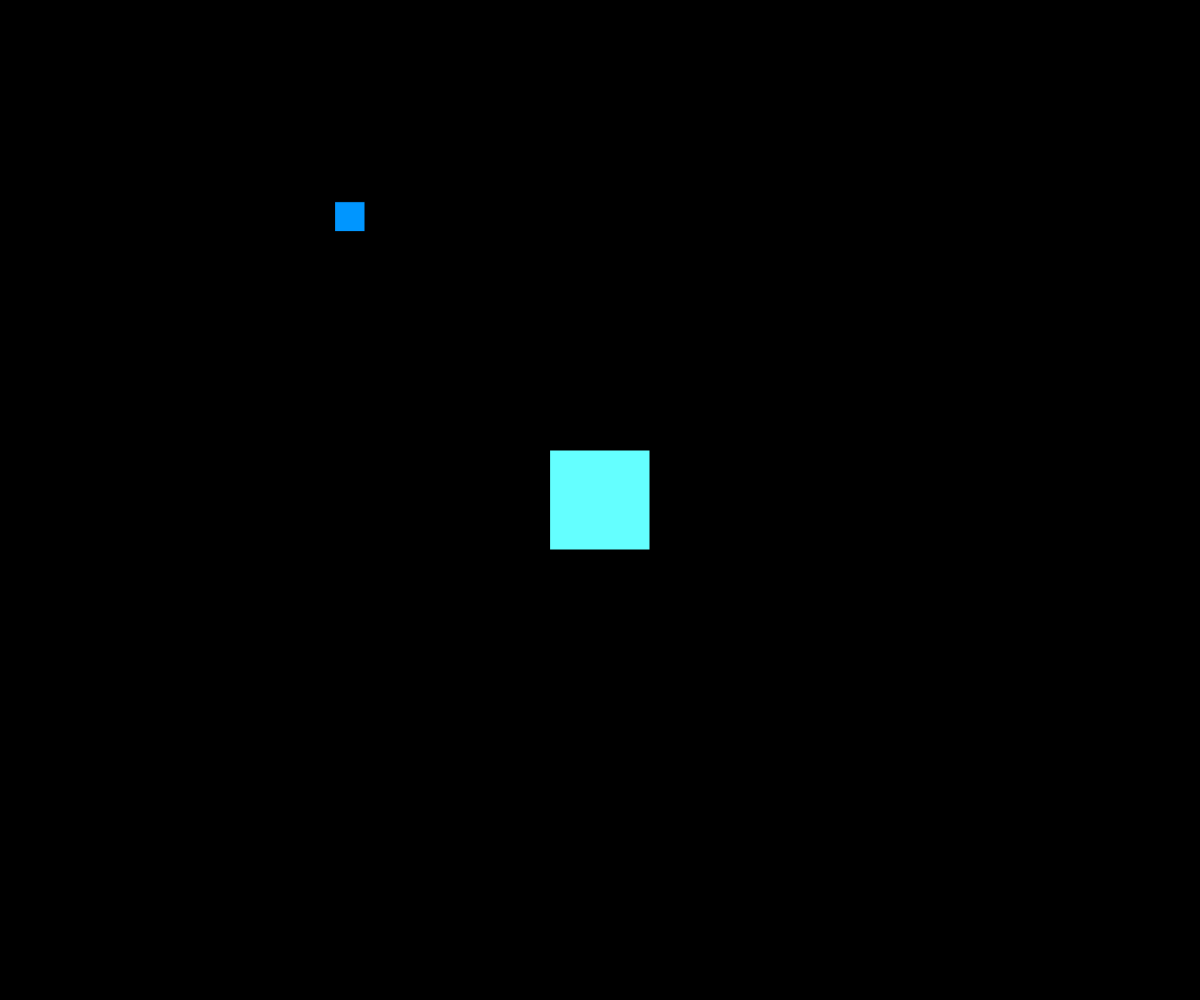
Frame 1 (no input)
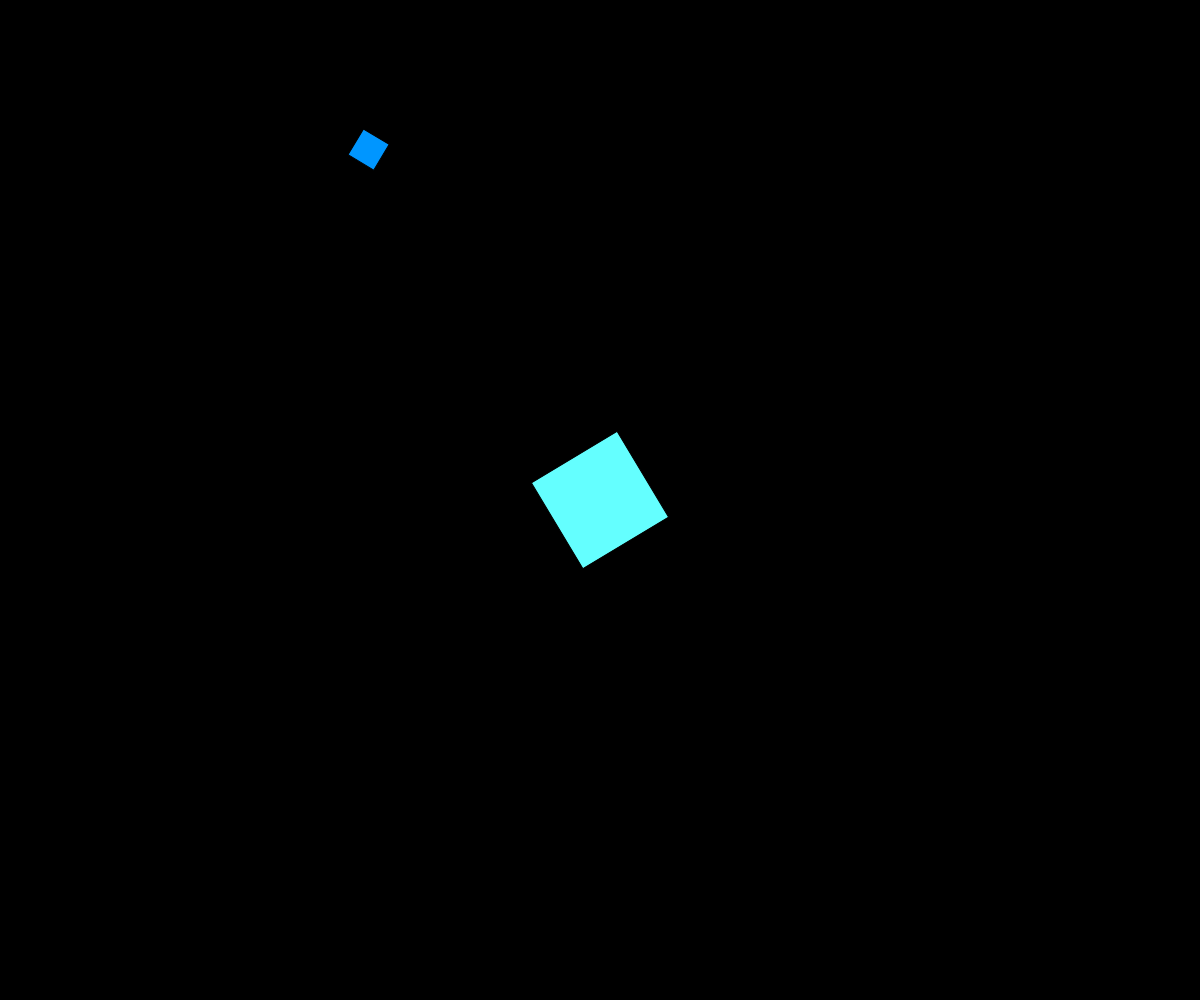
Frame 60 (no input)
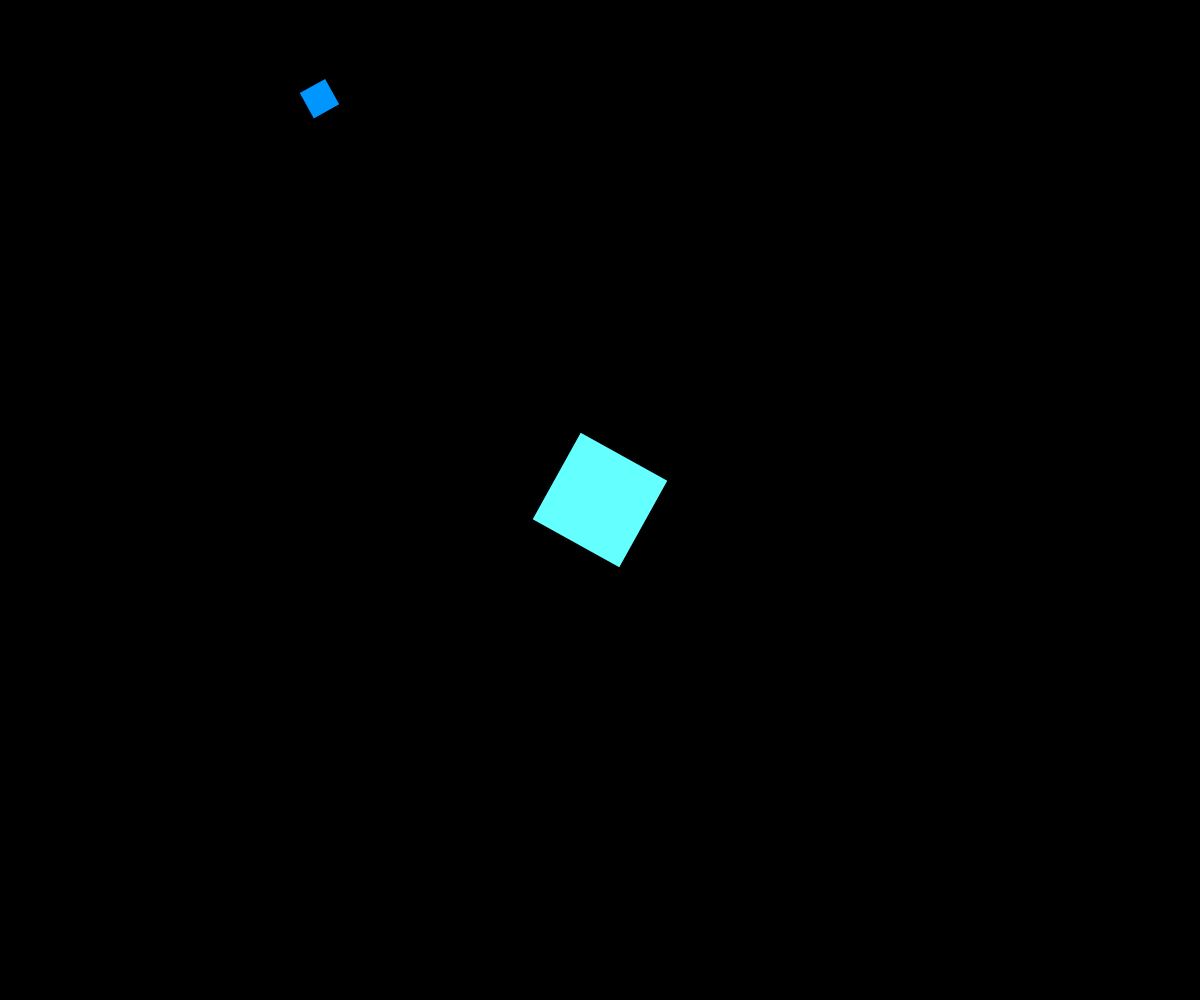
Frame 120 (the mouse pressed at the canvas centre since frame 60)

The p5.js sketch that drew these frames (run headless with seeded random() and noise() and a simulated clock; from frame 60 on, the mouse is pressed at the canvas centre):

// p5.js sketch
// ── sketch.js
let drehwinkel=0;


function setup() {
  createCanvas(windowWidth, windowHeight);
  angleMode(DEGREES);
  rectMode(CENTER);
}


function draw() {
  background(0);


  push();
  //Rechteck unten zentrum
  //Koordinatesystem verschieben
  translate(width/2, height/2);
  //rotieren
  rotate(drehwinkel);

  fill(100, 255, 255);
  rect (0, 0, 100, 100);

  pop();

  

  push();

    // Little square movement
    //let angle = frameCount * rotationspeed; 
    //let distance = map(orbit, 0, 100, 80, 150);
    //let moonX = width / 2 + cos(angle) * distance;
    //let moonY = height / 2 + sin(angle) * distance;
  
  //Rechteck oben links
  //Koordinatesystem verschieben
  translate(width/2 - 300, height/6);
  //hier im Gegenuhrzeigersinn drehen
  rotate(drehwinkel * -1); // suggestion von copilot

  fill(0, 150, 255);
  rect (50, 50, 30, 30);

  pop();



  //fill(255, 0, 100);
  //Koordinatesystem zurückgesetzt
  //rect(0, 0, 200, 200);


  drehwinkel = drehwinkel +1;

}
